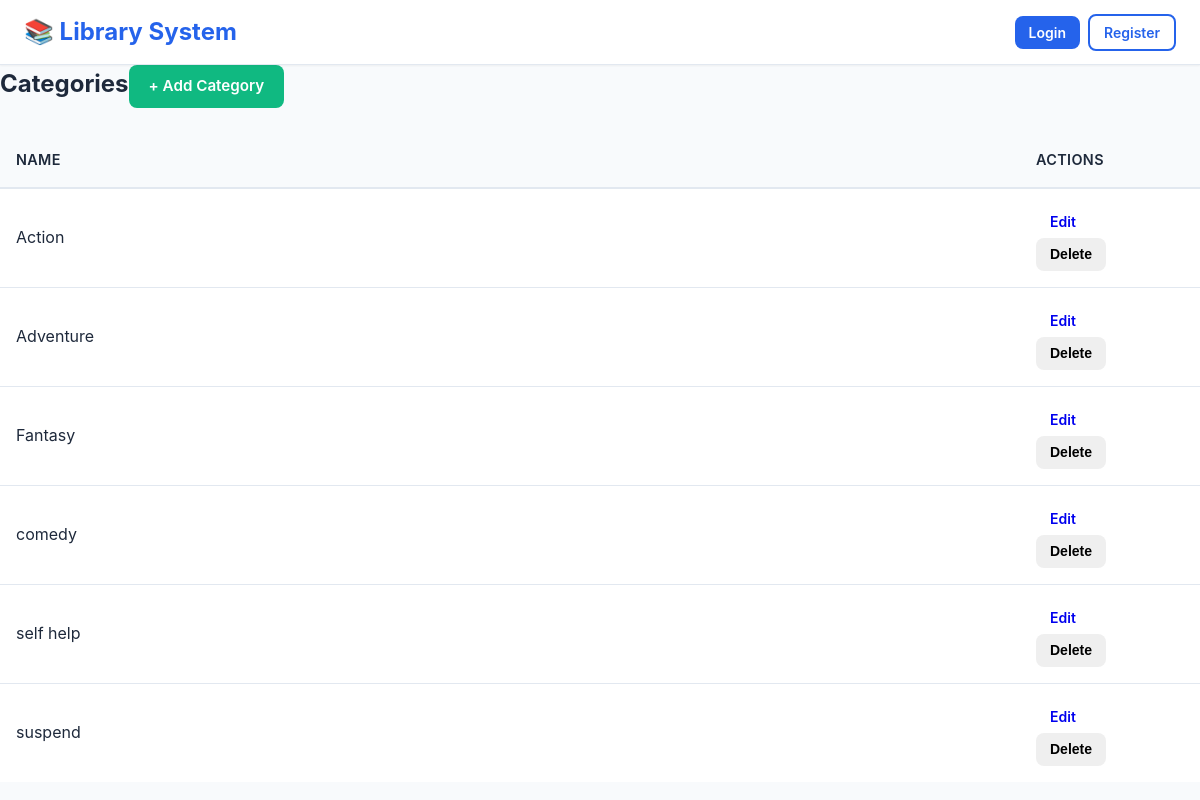
The page /categories on the database its author committed.
### library_app_2025/models.py (models this page shows, shortened)
class Category(db.Model):
    id = db.Column(db.Integer, primary_key=True)
    name = db.Column(db.String(50), unique=True, nullable=False)
    books = db.relationship('Book', backref='category', lazy=True)

### library_app_2025/app.py (the view)
@app.route('/categories')
def view_categories():
    categories = Category.query.order_by(Category.name.asc()).all()
    return render_template('categories.html', categories=categories)

### library_app_2025/templates/categories.html
{% extends 'base.html' %}
{% block content %}
<div class="d-flex justify-content-between align-items-center mb-3">
  <h2 class="h4 mb-0">Categories</h2>
  <a class="btn btn-success" href="{{ url_for('add_category') }}">+ Add Category</a>
</div>
<div class="table-responsive">
  <table class="table table-striped align-middle">
    <thead>
      <tr>
        <th>Name</th>
        <th style="width: 180px;">Actions</th>
      </tr>
    </thead>
    <tbody>
      {% for c in categories %}
      <tr>
        <td>{{ c.name }}</td>
        <td>
          <a class="btn btn-sm btn-outline-primary" href="{{ url_for('edit_category', cat_id=c.id) }}">Edit</a>
          <form action="{{ url_for('delete_category', cat_id=c.id) }}" method="POST" class="d-inline" onsubmit="return confirm('Delete this category?');">
            <button class="btn btn-sm btn-outline-danger" type="submit">Delete</button>
          </form>
        </td>
      </tr>
      {% else %}
      <tr><td colspan="2" class="text-center text-muted">No categories yet.</td></tr>
      {% endfor %}
    </tbody>
  </table>
</div>
{% endblock %}

### library_app_2025/static/Images/style.css (style rules this page uses)
:root { --primary-color: #2563eb; --primary-hover: #1d4ed8; --secondary-color: #64748b; --success-color: #10b981; --warning-color: #f59e0b; --danger-color: #ef4444; --info-color: #3b82f6; --background: #f8fafc; --surface: #ffffff; --text-primary: #1e293b; --text-secondary: #64748b; --border-color: #e2e8f0; --shadow-sm: 0 1px 2px 0 rgba(0, 0, 0, 0.05); --shadow-md: 0 4px 6px -1px rgba(0, 0, 0, 0.1), 0 2px 4px -1px rgba(0, 0, 0, 0.06); --shadow-lg: 0 10px 15px -3px rgba(0, 0, 0, 0.1), 0 4px 6px -2px rgba(0, 0, 0, 0.05); --radius-sm: 0.375rem; --radius-md: 0.5rem; --radius-lg: 0.75rem; }
* { margin: 0; padding: 0; box-sizing: border-box; }
body { font-family: -apple-system, BlinkMacSystemFont, 'Segoe UI', Roboto, 'Helvetica Neue', Arial, sans-serif; background-color: var(--background); color: var(--text-primary); line-height: 1.6; min-height: 100vh; }
.btn { display: inline-block; padding: 0.625rem 1.25rem; font-size: 0.95rem; font-weight: 600; text-align: center; text-decoration: none; border: none; border-radius: var(--radius-md); cursor: pointer; transition: all 0.2s; line-height: 1.5; }
.btn-success { background-color: var(--success-color); color: white; }
.btn-sm { padding: 0.375rem 0.875rem; font-size: 0.875rem; }
.table { width: 100%; border-collapse: collapse; background-color: var(--surface); }
.table thead { background-color: var(--background); }
.table th { padding: 1rem; text-align: left; font-weight: 600; color: var(--text-primary); border-bottom: 2px solid var(--border-color); font-size: 0.9rem; text-transform: uppercase; letter-spacing: 0.025em; }
.table td { padding: 1rem; border-bottom: 1px solid var(--border-color); color: var(--text-primary); }
.table tbody tr:last-child td { border-bottom: none; }
.mb-0 { margin-bottom: 0; }
.mb-3 { margin-bottom: 1.5rem; }
.d-flex { display: flex; }

### rows shown on the page
Category: name "Action"
Category: name "Adventure"
Category: name "Fantasy"
Category: name "comedy"
Category: name "self help"
Category: name "suspend"
